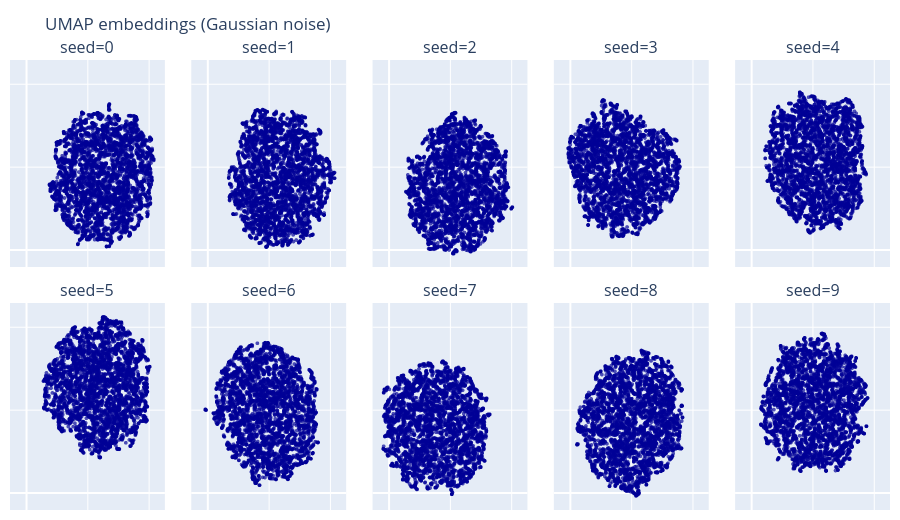
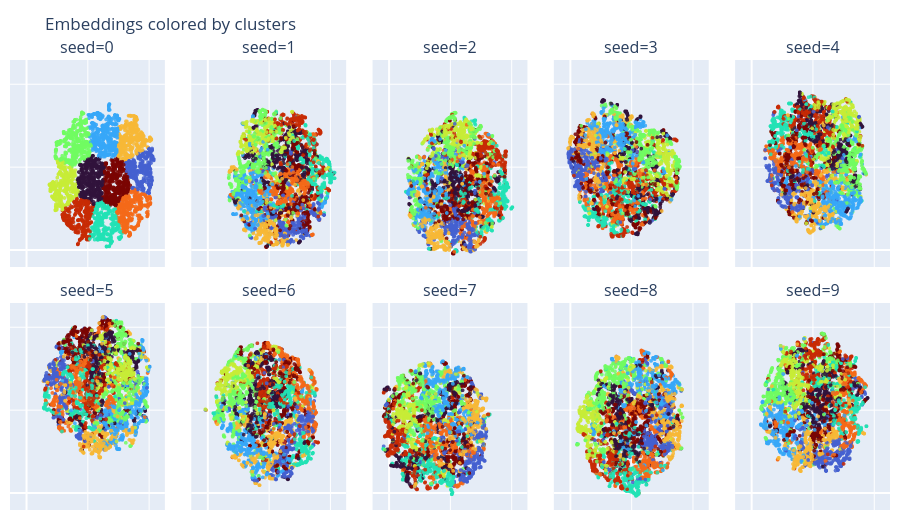
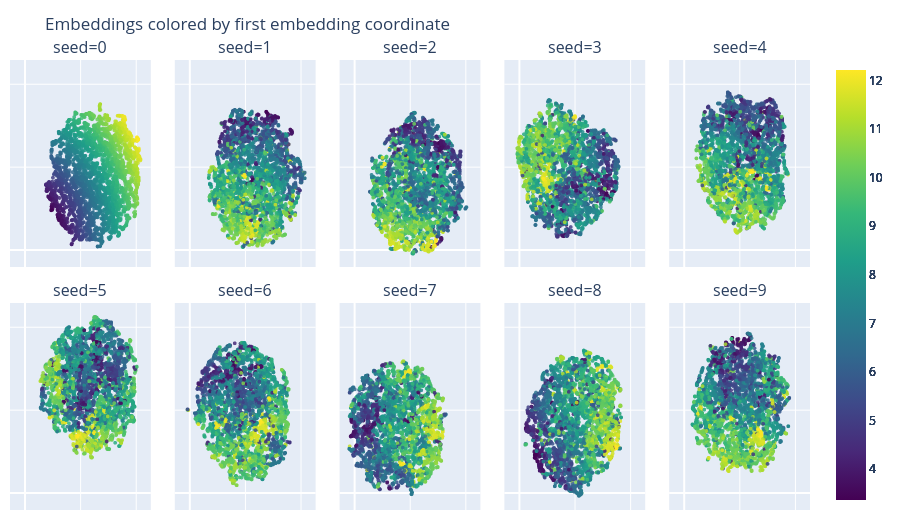

The notebook cell these images were saved under, in order:
### Markdown cell above
##### Визуализация

### Code cell
# ----------------------------
# 4. Визуализация
# ----------------------------

# 4.1 Просто embeddings (единый цвет)
validator1.draw_embeddings(
    title="UMAP embeddings (Gaussian noise)"
).show()

# 4.2 Те же embeddings, но раскрашенные по кластерам
validator1.draw_clusterized().show()
# 4.3 Те же embeddings, но раскрашенные по координатам первого эмбеддинга
validator1.draw_colored().show()

### Figure 1 — Plotly figure (JSON) as saved in the notebook; plotly's stock layout.template omitted (floating-point values rounded to 4 significant figures; data arrays with more than 128 entries replaced by an {"elided": "..."} marker saying what was removed)
{"data": [{"customdata": {"elided": "5000 int values"}, "hovertemplate": "x=%{x:.3f}<br>y=%{y:.3f}<br>i=%{customdata}<extra></extra>", "marker": {"color": "rgba(0, 0, 150, 0.8)", "opacity": 0.85, "size": 4}, "mode": "markers", "showlegend": false, "type": "scattergl", "x": {"elided": "5000 float values"}, "xaxis": "x", "y": {"elided": "5000 float values"}, "yaxis": "y"}, {"customdata": {"elided": "5000 int values"}, "hovertemplate": "x=%{x:.3f}<br>y=%{y:.3f}<br>i=%{customdata}<extra></extra>", "marker": {"color": "rgba(0, 0, 150, 0.8)", "opacity": 0.85, "size": 4}, "mode": "markers", "showlegend": false, "type": "scattergl", "x": {"elided": "5000 float values"}, "xaxis": "x2", "y": {"elided": "5000 float values"}, "yaxis": "y2"}, {"customdata": {"elided": "5000 int values"}, "hovertemplate": "x=%{x:.3f}<br>y=%{y:.3f}<br>i=%{customdata}<extra></extra>", "marker": {"color": "rgba(0, 0, 150, 0.8)", "opacity": 0.85, "size": 4}, "mode": "markers", "showlegend": false, "type": "scattergl", "x": {"elided": "5000 float values"}, "xaxis": "x3", "y": {"elided": "5000 float values"}, "yaxis": "y3"}, {"customdata": {"elided": "5000 int values"}, "hovertemplate": "x=%{x:.3f}<br>y=%{y:.3f}<br>i=%{customdata}<extra></extra>", "marker": {"color": "rgba(0, 0, 150, 0.8)", "opacity": 0.85, "size": 4}, "mode": "markers", "showlegend": false, "type": "scattergl", "x": {"elided": "5000 float values"}, "xaxis": "x4", "y": {"elided": "5000 float values"}, "yaxis": "y4"}, {"customdata": {"elided": "5000 int values"}, "hovertemplate": "x=%{x:.3f}<br>y=%{y:.3f}<br>i=%{customdata}<extra></extra>", "marker": {"color": "rgba(0, 0, 150, 0.8)", "opacity": 0.85, "size": 4}, "mode": "markers", "showlegend": false, "type": "scattergl", "x": {"elided": "5000 float values"}, "xaxis": "x5", "y": {"elided": "5000 float values"}, "yaxis": "y5"}, {"customdata": {"elided": "5000 int values"}, "hovertemplate": "x=%{x:.3f}<br>y=%{y:.3f}<br>i=%{customdata}<extra></extra>", "marker": {"color": "rgba(0, 0, 150, 0.8)", "opacity": 0.85, "size": 4}, "mode": "markers", "showlegend": false, "type": "scattergl", "x": {"elided": "5000 float values"}, "xaxis": "x6", "y": {"elided": "5000 float values"}, "yaxis": "y6"}, {"customdata": {"elided": "5000 int values"}, "hovertemplate": "x=%{x:.3f}<br>y=%{y:.3f}<br>i=%{customdata}<extra></extra>", "marker": {"color": "rgba(0, 0, 150, 0.8)", "opacity": 0.85, "size": 4}, "mode": "markers", "showlegend": false, "type": "scattergl", "x": {"elided": "5000 float values"}, "xaxis": "x7", "y": {"elided": "5000 float values"}, "yaxis": "y7"}, {"customdata": {"elided": "5000 int values"}, "hovertemplate": "x=%{x:.3f}<br>y=%{y:.3f}<br>i=%{customdata}<extra></extra>", "marker": {"color": "rgba(0, 0, 150, 0.8)", "opacity": 0.85, "size": 4}, "mode": "markers", "showlegend": false, "type": "scattergl", "x": {"elided": "5000 float values"}, "xaxis": "x8", "y": {"elided": "5000 float values"}, "yaxis": "y8"}, {"customdata": {"elided": "5000 int values"}, "hovertemplate": "x=%{x:.3f}<br>y=%{y:.3f}<br>i=%{customdata}<extra></extra>", "marker": {"color": "rgba(0, 0, 150, 0.8)", "opacity": 0.85, "size": 4}, "mode": "markers", "showlegend": false, "type": "scattergl", "x": {"elided": "5000 float values"}, "xaxis": "x9", "y": {"elided": "5000 float values"}, "yaxis": "y9"}, {"customdata": {"elided": "5000 int values"}, "hovertemplate": "x=%{x:.3f}<br>y=%{y:.3f}<br>i=%{customdata}<extra></extra>", "marker": {"color": "rgba(0, 0, 150, 0.8)", "opacity": 0.85, "size": 4}, "mode": "markers", "showlegend": false, "type": "scattergl", "x": {"elided": "5000 float values"}, "xaxis": "x10", "y": {"elided": "5000 float values"}, "yaxis": "y10"}], "layout": {"annotations": [{"font": {"size": 16}, "showarrow": false, "text": "seed=0", "x": 0.088, "xanchor": "center", "xref": "paper", "y": 1, "yanchor": "bottom", "yref": "paper"}, {"font": {"size": 16}, "showarrow": false, "text": "seed=1", "x": 0.294, "xanchor": "center", "xref": "paper", "y": 1, "yanchor": "bottom", "yref": "paper"}, {"font": {"size": 16}, "showarrow": false, "text": "seed=2", "x": 0.5, "xanchor": "center", "xref": "paper", "y": 1, "yanchor": "bottom", "yref": "paper"}, {"font": {"size": 16}, "showarrow": false, "text": "seed=3", "x": 0.706, "xanchor": "center", "xref": "paper", "y": 1, "yanchor": "bottom", "yref": "paper"}, {"font": {"size": 16}, "showarrow": false, "text": "seed=4", "x": 0.912, "xanchor": "center", "xref": "paper", "y": 1, "yanchor": "bottom", "yref": "paper"}, {"font": {"size": 16}, "showarrow": false, "text": "seed=5", "x": 0.088, "xanchor": "center", "xref": "paper", "y": 0.46, "yanchor": "bottom", "yref": "paper"}, {"font": {"size": 16}, "showarrow": false, "text": "seed=6", "x": 0.294, "xanchor": "center", "xref": "paper", "y": 0.46, "yanchor": "bottom", "yref": "paper"}, {"font": {"size": 16}, "showarrow": false, "text": "seed=7", "x": 0.5, "xanchor": "center", "xref": "paper", "y": 0.46, "yanchor": "bottom", "yref": "paper"}, {"font": {"size": 16}, "showarrow": false, "text": "seed=8", "x": 0.706, "xanchor": "center", "xref": "paper", "y": 0.46, "yanchor": "bottom", "yref": "paper"}, {"font": {"size": 16}, "showarrow": false, "text": "seed=9", "x": 0.912, "xanchor": "center", "xref": "paper", "y": 0.46, "yanchor": "bottom", "yref": "paper"}], "height": 520, "margin": {"b": 10, "l": 10, "r": 10, "t": 60}, "title": {"text": "UMAP embeddings (Gaussian noise)"}, "xaxis": {"anchor": "y", "domain": [0, 0.176], "matches": "x", "showticklabels": false}, "xaxis10": {"anchor": "y10", "domain": [0.824, 1], "matches": "x", "showticklabels": false}, "xaxis2": {"anchor": "y2", "domain": [0.206, 0.382], "matches": "x", "showticklabels": false}, "xaxis3": {"anchor": "y3", "domain": [0.412, 0.588], "matches": "x", "showticklabels": false}, "xaxis4": {"anchor": "y4", "domain": [0.618, 0.794], "matches": "x", "showticklabels": false}, "xaxis5": {"anchor": "y5", "domain": [0.824, 1], "matches": "x", "showticklabels": false}, "xaxis6": {"anchor": "y6", "domain": [0, 0.176], "matches": "x", "showticklabels": false}, "xaxis7": {"anchor": "y7", "domain": [0.206, 0.382], "matches": "x", "showticklabels": false}, "xaxis8": {"anchor": "y8", "domain": [0.412, 0.588], "matches": "x", "showticklabels": false}, "xaxis9": {"anchor": "y9", "domain": [0.618, 0.794], "matches": "x", "showticklabels": false}, "yaxis": {"anchor": "x", "domain": [0.54, 1], "matches": "y", "showticklabels": false}, "yaxis10": {"anchor": "x10", "domain": [0, 0.46], "matches": "y", "showticklabels": false}, "yaxis2": {"anchor": "x2", "domain": [0.54, 1], "matches": "y", "showticklabels": false}, "yaxis3": {"anchor": "x3", "domain": [0.54, 1], "matches": "y", "showticklabels": false}, "yaxis4": {"anchor": "x4", "domain": [0.54, 1], "matches": "y", "showticklabels": false}, "yaxis5": {"anchor": "x5", "domain": [0.54, 1], "matches": "y", "showticklabels": false}, "yaxis6": {"anchor": "x6", "domain": [0, 0.46], "matches": "y", "showticklabels": false}, "yaxis7": {"anchor": "x7", "domain": [0, 0.46], "matches": "y", "showticklabels": false}, "yaxis8": {"anchor": "x8", "domain": [0, 0.46], "matches": "y", "showticklabels": false}, "yaxis9": {"anchor": "x9", "domain": [0, 0.46], "matches": "y", "showticklabels": false}}}

### Figure 2 — Plotly figure (JSON) as saved in the notebook; plotly's stock layout.template omitted (floating-point values rounded to 4 significant figures; data arrays with more than 128 entries replaced by an {"elided": "..."} marker saying what was removed)
{"data": [{"customdata": {"elided": "5000 int values"}, "hovertemplate": "x=%{x:.3f}<br>y=%{y:.3f}<br>cluster=%{marker.color}<br>i=%{customdata}<extra></extra>", "marker": {"color": {"elided": "5000 int values"}, "colorscale": [[0, "#30123b"], [0.07143, "#4145ab"], [0.1429, "#4675ed"], [0.2143, "#39a2fc"], [0.2857, "#1bcfd4"], [0.3571, "#24eca6"], [0.4286, "#61fc6c"], [0.5, "#a4fc3b"], [0.5714, "#d1e834"], [0.6429, "#f3c63a"], [0.7143, "#fe9b2d"], [0.7857, "#f36315"], [0.8571, "#d93806"], [0.9286, "#b11901"], [1, "#7a0402"]], "opacity": 0.85, "showscale": false, "size": 4}, "mode": "markers", "showlegend": false, "type": "scattergl", "x": {"elided": "5000 float values"}, "xaxis": "x", "y": {"elided": "5000 float values"}, "yaxis": "y"}, {"customdata": {"elided": "5000 int values"}, "hovertemplate": "x=%{x:.3f}<br>y=%{y:.3f}<br>cluster=%{marker.color}<br>i=%{customdata}<extra></extra>", "marker": {"color": {"elided": "5000 int values"}, "colorscale": [[0, "#30123b"], [0.07143, "#4145ab"], [0.1429, "#4675ed"], [0.2143, "#39a2fc"], [0.2857, "#1bcfd4"], [0.3571, "#24eca6"], [0.4286, "#61fc6c"], [0.5, "#a4fc3b"], [0.5714, "#d1e834"], [0.6429, "#f3c63a"], [0.7143, "#fe9b2d"], [0.7857, "#f36315"], [0.8571, "#d93806"], [0.9286, "#b11901"], [1, "#7a0402"]], "opacity": 0.85, "showscale": false, "size": 4}, "mode": "markers", "showlegend": false, "type": "scattergl", "x": {"elided": "5000 float values"}, "xaxis": "x2", "y": {"elided": "5000 float values"}, "yaxis": "y2"}, {"customdata": {"elided": "5000 int values"}, "hovertemplate": "x=%{x:.3f}<br>y=%{y:.3f}<br>cluster=%{marker.color}<br>i=%{customdata}<extra></extra>", "marker": {"color": {"elided": "5000 int values"}, "colorscale": [[0, "#30123b"], [0.07143, "#4145ab"], [0.1429, "#4675ed"], [0.2143, "#39a2fc"], [0.2857, "#1bcfd4"], [0.3571, "#24eca6"], [0.4286, "#61fc6c"], [0.5, "#a4fc3b"], [0.5714, "#d1e834"], [0.6429, "#f3c63a"], [0.7143, "#fe9b2d"], [0.7857, "#f36315"], [0.8571, "#d93806"], [0.9286, "#b11901"], [1, "#7a0402"]], "opacity": 0.85, "showscale": false, "size": 4}, "mode": "markers", "showlegend": false, "type": "scattergl", "x": {"elided": "5000 float values"}, "xaxis": "x3", "y": {"elided": "5000 float values"}, "yaxis": "y3"}, {"customdata": {"elided": "5000 int values"}, "hovertemplate": "x=%{x:.3f}<br>y=%{y:.3f}<br>cluster=%{marker.color}<br>i=%{customdata}<extra></extra>", "marker": {"color": {"elided": "5000 int values"}, "colorscale": [[0, "#30123b"], [0.07143, "#4145ab"], [0.1429, "#4675ed"], [0.2143, "#39a2fc"], [0.2857, "#1bcfd4"], [0.3571, "#24eca6"], [0.4286, "#61fc6c"], [0.5, "#a4fc3b"], [0.5714, "#d1e834"], [0.6429, "#f3c63a"], [0.7143, "#fe9b2d"], [0.7857, "#f36315"], [0.8571, "#d93806"], [0.9286, "#b11901"], [1, "#7a0402"]], "opacity": 0.85, "showscale": false, "size": 4}, "mode": "markers", "showlegend": false, "type": "scattergl", "x": {"elided": "5000 float values"}, "xaxis": "x4", "y": {"elided": "5000 float values"}, "yaxis": "y4"}, {"customdata": {"elided": "5000 int values"}, "hovertemplate": "x=%{x:.3f}<br>y=%{y:.3f}<br>cluster=%{marker.color}<br>i=%{customdata}<extra></extra>", "marker": {"color": {"elided": "5000 int values"}, "colorscale": [[0, "#30123b"], [0.07143, "#4145ab"], [0.1429, "#4675ed"], [0.2143, "#39a2fc"], [0.2857, "#1bcfd4"], [0.3571, "#24eca6"], [0.4286, "#61fc6c"], [0.5, "#a4fc3b"], [0.5714, "#d1e834"], [0.6429, "#f3c63a"], [0.7143, "#fe9b2d"], [0.7857, "#f36315"], [0.8571, "#d93806"], [0.9286, "#b11901"], [1, "#7a0402"]], "opacity": 0.85, "showscale": false, "size": 4}, "mode": "markers", "showlegend": false, "type": "scattergl", "x": {"elided": "5000 float values"}, "xaxis": "x5", "y": {"elided": "5000 float values"}, "yaxis": "y5"}, {"customdata": {"elided": "5000 int values"}, "hovertemplate": "x=%{x:.3f}<br>y=%{y:.3f}<br>cluster=%{marker.color}<br>i=%{customdata}<extra></extra>", "marker": {"color": {"elided": "5000 int values"}, "colorscale": [[0, "#30123b"], [0.07143, "#4145ab"], [0.1429, "#4675ed"], [0.2143, "#39a2fc"], [0.2857, "#1bcfd4"], [0.3571, "#24eca6"], [0.4286, "#61fc6c"], [0.5, "#a4fc3b"], [0.5714, "#d1e834"], [0.6429, "#f3c63a"], [0.7143, "#fe9b2d"], [0.7857, "#f36315"], [0.8571, "#d93806"], [0.9286, "#b11901"], [1, "#7a0402"]], "opacity": 0.85, "showscale": false, "size": 4}, "mode": "markers", "showlegend": false, "type": "scattergl", "x": {"elided": "5000 float values"}, "xaxis": "x6", "y": {"elided": "5000 float values"}, "yaxis": "y6"}, {"customdata": {"elided": "5000 int values"}, "hovertemplate": "x=%{x:.3f}<br>y=%{y:.3f}<br>cluster=%{marker.color}<br>i=%{customdata}<extra></extra>", "marker": {"color": {"elided": "5000 int values"}, "colorscale": [[0, "#30123b"], [0.07143, "#4145ab"], [0.1429, "#4675ed"], [0.2143, "#39a2fc"], [0.2857, "#1bcfd4"], [0.3571, "#24eca6"], [0.4286, "#61fc6c"], [0.5, "#a4fc3b"], [0.5714, "#d1e834"], [0.6429, "#f3c63a"], [0.7143, "#fe9b2d"], [0.7857, "#f36315"], [0.8571, "#d93806"], [0.9286, "#b11901"], [1, "#7a0402"]], "opacity": 0.85, "showscale": false, "size": 4}, "mode": "markers", "showlegend": false, "type": "scattergl", "x": {"elided": "5000 float values"}, "xaxis": "x7", "y": {"elided": "5000 float values"}, "yaxis": "y7"}, {"customdata": {"elided": "5000 int values"}, "hovertemplate": "x=%{x:.3f}<br>y=%{y:.3f}<br>cluster=%{marker.color}<br>i=%{customdata}<extra></extra>", "marker": {"color": {"elided": "5000 int values"}, "colorscale": [[0, "#30123b"], [0.07143, "#4145ab"], [0.1429, "#4675ed"], [0.2143, "#39a2fc"], [0.2857, "#1bcfd4"], [0.3571, "#24eca6"], [0.4286, "#61fc6c"], [0.5, "#a4fc3b"], [0.5714, "#d1e834"], [0.6429, "#f3c63a"], [0.7143, "#fe9b2d"], [0.7857, "#f36315"], [0.8571, "#d93806"], [0.9286, "#b11901"], [1, "#7a0402"]], "opacity": 0.85, "showscale": false, "size": 4}, "mode": "markers", "showlegend": false, "type": "scattergl", "x": {"elided": "5000 float values"}, "xaxis": "x8", "y": {"elided": "5000 float values"}, "yaxis": "y8"}, {"customdata": {"elided": "5000 int values"}, "hovertemplate": "x=%{x:.3f}<br>y=%{y:.3f}<br>cluster=%{marker.color}<br>i=%{customdata}<extra></extra>", "marker": {"color": {"elided": "5000 int values"}, "colorscale": [[0, "#30123b"], [0.07143, "#4145ab"], [0.1429, "#4675ed"], [0.2143, "#39a2fc"], [0.2857, "#1bcfd4"], [0.3571, "#24eca6"], [0.4286, "#61fc6c"], [0.5, "#a4fc3b"], [0.5714, "#d1e834"], [0.6429, "#f3c63a"], [0.7143, "#fe9b2d"], [0.7857, "#f36315"], [0.8571, "#d93806"], [0.9286, "#b11901"], [1, "#7a0402"]], "opacity": 0.85, "showscale": false, "size": 4}, "mode": "markers", "showlegend": false, "type": "scattergl", "x": {"elided": "5000 float values"}, "xaxis": "x9", "y": {"elided": "5000 float values"}, "yaxis": "y9"}, {"customdata": {"elided": "5000 int values"}, "hovertemplate": "x=%{x:.3f}<br>y=%{y:.3f}<br>cluster=%{marker.color}<br>i=%{customdata}<extra></extra>", "marker": {"color": {"elided": "5000 int values"}, "colorscale": [[0, "#30123b"], [0.07143, "#4145ab"], [0.1429, "#4675ed"], [0.2143, "#39a2fc"], [0.2857, "#1bcfd4"], [0.3571, "#24eca6"], [0.4286, "#61fc6c"], [0.5, "#a4fc3b"], [0.5714, "#d1e834"], [0.6429, "#f3c63a"], [0.7143, "#fe9b2d"], [0.7857, "#f36315"], [0.8571, "#d93806"], [0.9286, "#b11901"], [1, "#7a0402"]], "opacity": 0.85, "showscale": false, "size": 4}, "mode": "markers", "showlegend": false, "type": "scattergl", "x": {"elided": "5000 float values"}, "xaxis": "x10", "y": {"elided": "5000 float values"}, "yaxis": "y10"}], "layout": {"annotations": [{"font": {"size": 16}, "showarrow": false, "text": "seed=0", "x": 0.088, "xanchor": "center", "xref": "paper", "y": 1, "yanchor": "bottom", "yref": "paper"}, {"font": {"size": 16}, "showarrow": false, "text": "seed=1", "x": 0.294, "xanchor": "center", "xref": "paper", "y": 1, "yanchor": "bottom", "yref": "paper"}, {"font": {"size": 16}, "showarrow": false, "text": "seed=2", "x": 0.5, "xanchor": "center", "xref": "paper", "y": 1, "yanchor": "bottom", "yref": "paper"}, {"font": {"size": 16}, "showarrow": false, "text": "seed=3", "x": 0.706, "xanchor": "center", "xref": "paper", "y": 1, "yanchor": "bottom", "yref": "paper"}, {"font": {"size": 16}, "showarrow": false, "text": "seed=4", "x": 0.912, "xanchor": "center", "xref": "paper", "y": 1, "yanchor": "bottom", "yref": "paper"}, {"font": {"size": 16}, "showarrow": false, "text": "seed=5", "x": 0.088, "xanchor": "center", "xref": "paper", "y": 0.46, "yanchor": "bottom", "yref": "paper"}, {"font": {"size": 16}, "showarrow": false, "text": "seed=6", "x": 0.294, "xanchor": "center", "xref": "paper", "y": 0.46, "yanchor": "bottom", "yref": "paper"}, {"font": {"size": 16}, "showarrow": false, "text": "seed=7", "x": 0.5, "xanchor": "center", "xref": "paper", "y": 0.46, "yanchor": "bottom", "yref": "paper"}, {"font": {"size": 16}, "showarrow": false, "text": "seed=8", "x": 0.706, "xanchor": "center", "xref": "paper", "y": 0.46, "yanchor": "bottom", "yref": "paper"}, {"font": {"size": 16}, "showarrow": false, "text": "seed=9", "x": 0.912, "xanchor": "center", "xref": "paper", "y": 0.46, "yanchor": "bottom", "yref": "paper"}], "height": 520, "margin": {"b": 10, "l": 10, "r": 10, "t": 60}, "title": {"text": "Embeddings colored by clusters"}, "xaxis": {"anchor": "y", "domain": [0, 0.176], "matches": "x", "showticklabels": false}, "xaxis10": {"anchor": "y10", "domain": [0.824, 1], "matches": "x", "showticklabels": false}, "xaxis2": {"anchor": "y2", "domain": [0.206, 0.382], "matches": "x", "showticklabels": false}, "xaxis3": {"anchor": "y3", "domain": [0.412, 0.588], "matches": "x", "showticklabels": false}, "xaxis4": {"anchor": "y4", "domain": [0.618, 0.794], "matches": "x", "showticklabels": false}, "xaxis5": {"anchor": "y5", "domain": [0.824, 1], "matches": "x", "showticklabels": false}, "xaxis6": {"anchor": "y6", "domain": [0, 0.176], "matches": "x", "showticklabels": false}, "xaxis7": {"anchor": "y7", "domain": [0.206, 0.382], "matches": "x", "showticklabels": false}, "xaxis8": {"anchor": "y8", "domain": [0.412, 0.588], "matches": "x", "showticklabels": false}, "xaxis9": {"anchor": "y9", "domain": [0.618, 0.794], "matches": "x", "showticklabels": false}, "yaxis": {"anchor": "x", "domain": [0.54, 1], "matches": "y", "showticklabels": false}, "yaxis10": {"anchor": "x10", "domain": [0, 0.46], "matches": "y", "showticklabels": false}, "yaxis2": {"anchor": "x2", "domain": [0.54, 1], "matches": "y", "showticklabels": false}, "yaxis3": {"anchor": "x3", "domain": [0.54, 1], "matches": "y", "showticklabels": false}, "yaxis4": {"anchor": "x4", "domain": [0.54, 1], "matches": "y", "showticklabels": false}, "yaxis5": {"anchor": "x5", "domain": [0.54, 1], "matches": "y", "showticklabels": false}, "yaxis6": {"anchor": "x6", "domain": [0, 0.46], "matches": "y", "showticklabels": false}, "yaxis7": {"anchor": "x7", "domain": [0, 0.46], "matches": "y", "showticklabels": false}, "yaxis8": {"anchor": "x8", "domain": [0, 0.46], "matches": "y", "showticklabels": false}, "yaxis9": {"anchor": "x9", "domain": [0, 0.46], "matches": "y", "showticklabels": false}}}

### Figure 3 — Plotly figure (JSON) as saved in the notebook; plotly's stock layout.template omitted (floating-point values rounded to 4 significant figures; data arrays with more than 128 entries replaced by an {"elided": "..."} marker saying what was removed)
{"data": [{"customdata": {"elided": "5000 int values"}, "hovertemplate": "x=%{x:.3f}<br>y=%{y:.3f}<br>i=%{customdata}<extra></extra>", "marker": {"color": {"elided": "5000 float values"}, "colorscale": [[0, "#440154"], [0.1111, "#482878"], [0.2222, "#3e4989"], [0.3333, "#31688e"], [0.4444, "#26828e"], [0.5556, "#1f9e89"], [0.6667, "#35b779"], [0.7778, "#6ece58"], [0.8889, "#b5de2b"], [1, "#fde725"]], "opacity": 0.85, "showscale": true, "size": 4}, "mode": "markers", "showlegend": false, "type": "scattergl", "x": {"elided": "5000 float values"}, "xaxis": "x", "y": {"elided": "5000 float values"}, "yaxis": "y"}, {"customdata": {"elided": "5000 int values"}, "hovertemplate": "x=%{x:.3f}<br>y=%{y:.3f}<br>i=%{customdata}<extra></extra>", "marker": {"color": {"elided": "5000 float values"}, "colorscale": [[0, "#440154"], [0.1111, "#482878"], [0.2222, "#3e4989"], [0.3333, "#31688e"], [0.4444, "#26828e"], [0.5556, "#1f9e89"], [0.6667, "#35b779"], [0.7778, "#6ece58"], [0.8889, "#b5de2b"], [1, "#fde725"]], "opacity": 0.85, "showscale": true, "size": 4}, "mode": "markers", "showlegend": false, "type": "scattergl", "x": {"elided": "5000 float values"}, "xaxis": "x2", "y": {"elided": "5000 float values"}, "yaxis": "y2"}, {"customdata": {"elided": "5000 int values"}, "hovertemplate": "x=%{x:.3f}<br>y=%{y:.3f}<br>i=%{customdata}<extra></extra>", "marker": {"color": {"elided": "5000 float values"}, "colorscale": [[0, "#440154"], [0.1111, "#482878"], [0.2222, "#3e4989"], [0.3333, "#31688e"], [0.4444, "#26828e"], [0.5556, "#1f9e89"], [0.6667, "#35b779"], [0.7778, "#6ece58"], [0.8889, "#b5de2b"], [1, "#fde725"]], "opacity": 0.85, "showscale": true, "size": 4}, "mode": "markers", "showlegend": false, "type": "scattergl", "x": {"elided": "5000 float values"}, "xaxis": "x3", "y": {"elided": "5000 float values"}, "yaxis": "y3"}, {"customdata": {"elided": "5000 int values"}, "hovertemplate": "x=%{x:.3f}<br>y=%{y:.3f}<br>i=%{customdata}<extra></extra>", "marker": {"color": {"elided": "5000 float values"}, "colorscale": [[0, "#440154"], [0.1111, "#482878"], [0.2222, "#3e4989"], [0.3333, "#31688e"], [0.4444, "#26828e"], [0.5556, "#1f9e89"], [0.6667, "#35b779"], [0.7778, "#6ece58"], [0.8889, "#b5de2b"], [1, "#fde725"]], "opacity": 0.85, "showscale": true, "size": 4}, "mode": "markers", "showlegend": false, "type": "scattergl", "x": {"elided": "5000 float values"}, "xaxis": "x4", "y": {"elided": "5000 float values"}, "yaxis": "y4"}, {"customdata": {"elided": "5000 int values"}, "hovertemplate": "x=%{x:.3f}<br>y=%{y:.3f}<br>i=%{customdata}<extra></extra>", "marker": {"color": {"elided": "5000 float values"}, "colorscale": [[0, "#440154"], [0.1111, "#482878"], [0.2222, "#3e4989"], [0.3333, "#31688e"], [0.4444, "#26828e"], [0.5556, "#1f9e89"], [0.6667, "#35b779"], [0.7778, "#6ece58"], [0.8889, "#b5de2b"], [1, "#fde725"]], "opacity": 0.85, "showscale": true, "size": 4}, "mode": "markers", "showlegend": false, "type": "scattergl", "x": {"elided": "5000 float values"}, "xaxis": "x5", "y": {"elided": "5000 float values"}, "yaxis": "y5"}, {"customdata": {"elided": "5000 int values"}, "hovertemplate": "x=%{x:.3f}<br>y=%{y:.3f}<br>i=%{customdata}<extra></extra>", "marker": {"color": {"elided": "5000 float values"}, "colorscale": [[0, "#440154"], [0.1111, "#482878"], [0.2222, "#3e4989"], [0.3333, "#31688e"], [0.4444, "#26828e"], [0.5556, "#1f9e89"], [0.6667, "#35b779"], [0.7778, "#6ece58"], [0.8889, "#b5de2b"], [1, "#fde725"]], "opacity": 0.85, "showscale": true, "size": 4}, "mode": "markers", "showlegend": false, "type": "scattergl", "x": {"elided": "5000 float values"}, "xaxis": "x6", "y": {"elided": "5000 float values"}, "yaxis": "y6"}, {"customdata": {"elided": "5000 int values"}, "hovertemplate": "x=%{x:.3f}<br>y=%{y:.3f}<br>i=%{customdata}<extra></extra>", "marker": {"color": {"elided": "5000 float values"}, "colorscale": [[0, "#440154"], [0.1111, "#482878"], [0.2222, "#3e4989"], [0.3333, "#31688e"], [0.4444, "#26828e"], [0.5556, "#1f9e89"], [0.6667, "#35b779"], [0.7778, "#6ece58"], [0.8889, "#b5de2b"], [1, "#fde725"]], "opacity": 0.85, "showscale": true, "size": 4}, "mode": "markers", "showlegend": false, "type": "scattergl", "x": {"elided": "5000 float values"}, "xaxis": "x7", "y": {"elided": "5000 float values"}, "yaxis": "y7"}, {"customdata": {"elided": "5000 int values"}, "hovertemplate": "x=%{x:.3f}<br>y=%{y:.3f}<br>i=%{customdata}<extra></extra>", "marker": {"color": {"elided": "5000 float values"}, "colorscale": [[0, "#440154"], [0.1111, "#482878"], [0.2222, "#3e4989"], [0.3333, "#31688e"], [0.4444, "#26828e"], [0.5556, "#1f9e89"], [0.6667, "#35b779"], [0.7778, "#6ece58"], [0.8889, "#b5de2b"], [1, "#fde725"]], "opacity": 0.85, "showscale": true, "size": 4}, "mode": "markers", "showlegend": false, "type": "scattergl", "x": {"elided": "5000 float values"}, "xaxis": "x8", "y": {"elided": "5000 float values"}, "yaxis": "y8"}, {"customdata": {"elided": "5000 int values"}, "hovertemplate": "x=%{x:.3f}<br>y=%{y:.3f}<br>i=%{customdata}<extra></extra>", "marker": {"color": {"elided": "5000 float values"}, "colorscale": [[0, "#440154"], [0.1111, "#482878"], [0.2222, "#3e4989"], [0.3333, "#31688e"], [0.4444, "#26828e"], [0.5556, "#1f9e89"], [0.6667, "#35b779"], [0.7778, "#6ece58"], [0.8889, "#b5de2b"], [1, "#fde725"]], "opacity": 0.85, "showscale": true, "size": 4}, "mode": "markers", "showlegend": false, "type": "scattergl", "x": {"elided": "5000 float values"}, "xaxis": "x9", "y": {"elided": "5000 float values"}, "yaxis": "y9"}, {"customdata": {"elided": "5000 int values"}, "hovertemplate": "x=%{x:.3f}<br>y=%{y:.3f}<br>i=%{customdata}<extra></extra>", "marker": {"color": {"elided": "5000 float values"}, "colorscale": [[0, "#440154"], [0.1111, "#482878"], [0.2222, "#3e4989"], [0.3333, "#31688e"], [0.4444, "#26828e"], [0.5556, "#1f9e89"], [0.6667, "#35b779"], [0.7778, "#6ece58"], [0.8889, "#b5de2b"], [1, "#fde725"]], "opacity": 0.85, "showscale": true, "size": 4}, "mode": "markers", "showlegend": false, "type": "scattergl", "x": {"elided": "5000 float values"}, "xaxis": "x10", "y": {"elided": "5000 float values"}, "yaxis": "y10"}], "layout": {"annotations": [{"font": {"size": 16}, "showarrow": false, "text": "seed=0", "x": 0.088, "xanchor": "center", "xref": "paper", "y": 1, "yanchor": "bottom", "yref": "paper"}, {"font": {"size": 16}, "showarrow": false, "text": "seed=1", "x": 0.294, "xanchor": "center", "xref": "paper", "y": 1, "yanchor": "bottom", "yref": "paper"}, {"font": {"size": 16}, "showarrow": false, "text": "seed=2", "x": 0.5, "xanchor": "center", "xref": "paper", "y": 1, "yanchor": "bottom", "yref": "paper"}, {"font": {"size": 16}, "showarrow": false, "text": "seed=3", "x": 0.706, "xanchor": "center", "xref": "paper", "y": 1, "yanchor": "bottom", "yref": "paper"}, {"font": {"size": 16}, "showarrow": false, "text": "seed=4", "x": 0.912, "xanchor": "center", "xref": "paper", "y": 1, "yanchor": "bottom", "yref": "paper"}, {"font": {"size": 16}, "showarrow": false, "text": "seed=5", "x": 0.088, "xanchor": "center", "xref": "paper", "y": 0.46, "yanchor": "bottom", "yref": "paper"}, {"font": {"size": 16}, "showarrow": false, "text": "seed=6", "x": 0.294, "xanchor": "center", "xref": "paper", "y": 0.46, "yanchor": "bottom", "yref": "paper"}, {"font": {"size": 16}, "showarrow": false, "text": "seed=7", "x": 0.5, "xanchor": "center", "xref": "paper", "y": 0.46, "yanchor": "bottom", "yref": "paper"}, {"font": {"size": 16}, "showarrow": false, "text": "seed=8", "x": 0.706, "xanchor": "center", "xref": "paper", "y": 0.46, "yanchor": "bottom", "yref": "paper"}, {"font": {"size": 16}, "showarrow": false, "text": "seed=9", "x": 0.912, "xanchor": "center", "xref": "paper", "y": 0.46, "yanchor": "bottom", "yref": "paper"}], "height": 520, "margin": {"b": 10, "l": 10, "r": 10, "t": 60}, "title": {"text": "Embeddings colored by first embedding coordinate"}, "xaxis": {"anchor": "y", "domain": [0, 0.176], "matches": "x", "showticklabels": false}, "xaxis10": {"anchor": "y10", "domain": [0.824, 1], "matches": "x", "showticklabels": false}, "xaxis2": {"anchor": "y2", "domain": [0.206, 0.382], "matches": "x", "showticklabels": false}, "xaxis3": {"anchor": "y3", "domain": [0.412, 0.588], "matches": "x", "showticklabels": false}, "xaxis4": {"anchor": "y4", "domain": [0.618, 0.794], "matches": "x", "showticklabels": false}, "xaxis5": {"anchor": "y5", "domain": [0.824, 1], "matches": "x", "showticklabels": false}, "xaxis6": {"anchor": "y6", "domain": [0, 0.176], "matches": "x", "showticklabels": false}, "xaxis7": {"anchor": "y7", "domain": [0.206, 0.382], "matches": "x", "showticklabels": false}, "xaxis8": {"anchor": "y8", "domain": [0.412, 0.588], "matches": "x", "showticklabels": false}, "xaxis9": {"anchor": "y9", "domain": [0.618, 0.794], "matches": "x", "showticklabels": false}, "yaxis": {"anchor": "x", "domain": [0.54, 1], "matches": "y", "showticklabels": false}, "yaxis10": {"anchor": "x10", "domain": [0, 0.46], "matches": "y", "showticklabels": false}, "yaxis2": {"anchor": "x2", "domain": [0.54, 1], "matches": "y", "showticklabels": false}, "yaxis3": {"anchor": "x3", "domain": [0.54, 1], "matches": "y", "showticklabels": false}, "yaxis4": {"anchor": "x4", "domain": [0.54, 1], "matches": "y", "showticklabels": false}, "yaxis5": {"anchor": "x5", "domain": [0.54, 1], "matches": "y", "showticklabels": false}, "yaxis6": {"anchor": "x6", "domain": [0, 0.46], "matches": "y", "showticklabels": false}, "yaxis7": {"anchor": "x7", "domain": [0, 0.46], "matches": "y", "showticklabels": false}, "yaxis8": {"anchor": "x8", "domain": [0, 0.46], "matches": "y", "showticklabels": false}, "yaxis9": {"anchor": "x9", "domain": [0, 0.46], "matches": "y", "showticklabels": false}}}
